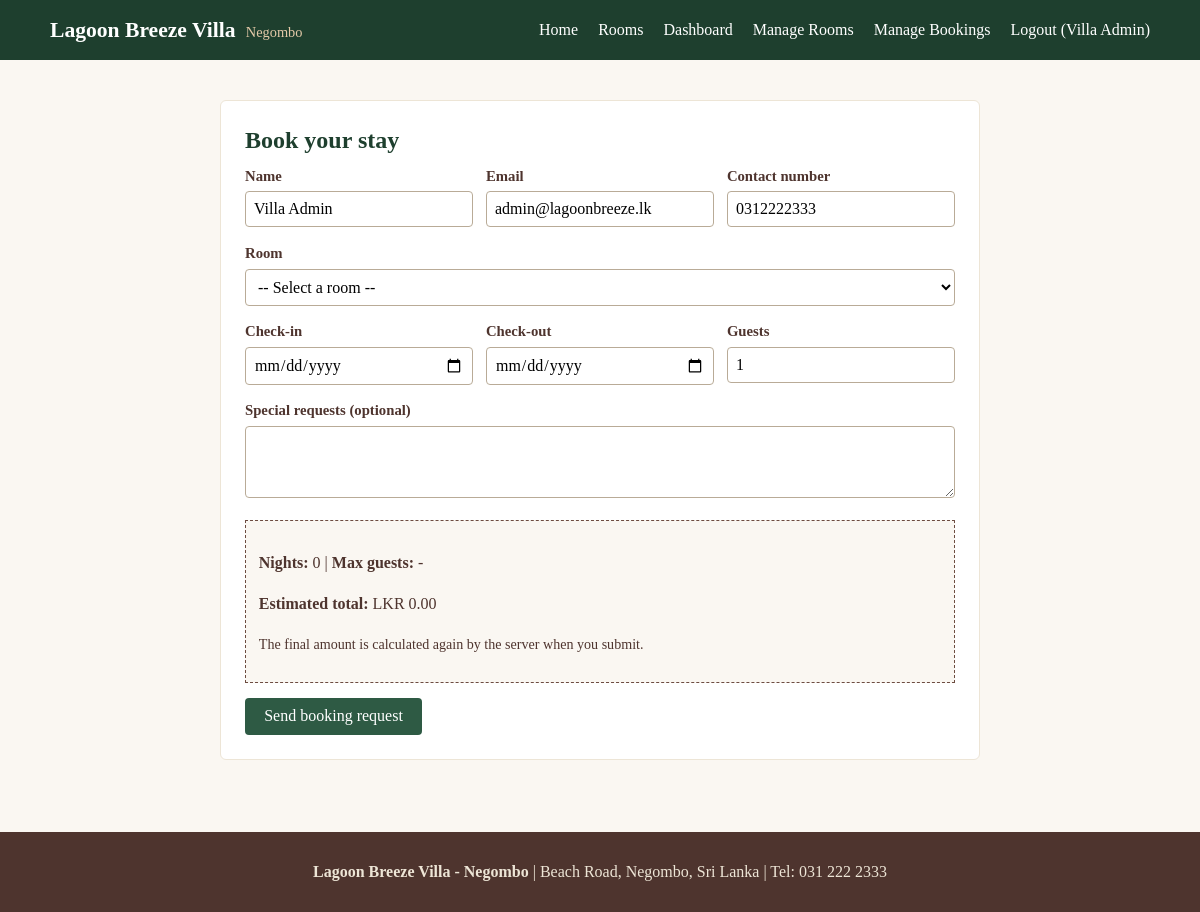
Screenshot of /booking.php (signed in) with the database file from the repository.
### tables this page shows
CREATE TABLE users (
  id INT AUTO_INCREMENT PRIMARY KEY,
  full_name VARCHAR(100) NOT NULL,
  email VARCHAR(120) NOT NULL UNIQUE,
  phone VARCHAR(20) NOT NULL,
  password_hash VARCHAR(255) NOT NULL,
  role ENUM('guest','admin') NOT NULL DEFAULT 'guest',
  created_at TIMESTAMP DEFAULT CURRENT_TIMESTAMP
);

### includes/db.php (called while the page is built, shortened)
<?php
function e($text) {
    return htmlspecialchars((string)$text, ENT_QUOTES, 'UTF-8');
}
    ?>

### booking.php (the view, shortened to what this page needs)
<?php
require_once 'includes/db.php';
$stmt = $pdo->prepare("SELECT full_name, email, phone FROM users WHERE id = ?");
$stmt->execute([$_SESSION['user_id']]);
$guest = $stmt->fetch();
$src = ($_SERVER['REQUEST_METHOD'] === 'POST') ? $_POST : $_GET;
$check_in  = trim($src['check_in'] ?? '');
$check_out = trim($src['check_out'] ?? '');
$guests    = (int)($src['guests'] ?? 1);
$requests  = trim($src['special_requests'] ?? '');
include 'includes/header.php';
?>
<section>
    <div class="container">
        <div class="form-box wide">
            <h1>Book your stay</h1>
            <form method="post" action="booking.php" id="booking-form">
                <div class="row">
                    <div class="field"><label>Name</label><input type="text" value="<?php echo e($guest['full_name']); ?>" readonly></div>
                    <div class="field"><label>Email</label><input type="text" value="<?php echo e($guest['email']); ?>" readonly></div>
                    <div class="field"><label>Contact number</label><input type="text" value="<?php echo e($guest['phone']); ?>" readonly></div>
                </div>
                <div class="field">
                    <label for="room_id">Room</label>
                    <select id="room_id" name="room_id" required>
                        <option value="">-- Select a room --</option>
                    </select>
                </div>
                <div class="row">
                    <div class="field"><label for="check_in">Check-in</label><input type="date" id="check_in" name="check_in" value="<?php echo e($check_in); ?>" required></div>
                    <div class="field"><label for="check_out">Check-out</label><input type="date" id="check_out" name="check_out" value="<?php echo e($check_out); ?>" required></div>
                    <div class="field"><label for="guests">Guests</label><input type="number" id="guests" name="guests" min="1" value="<?php echo $guests; ?>" required></div>
                </div>
                <div class="field">
                    <label for="special_requests">Special requests (optional)</label>
                    <textarea id="special_requests" name="special_requests" rows="3" maxlength="500"><?php echo e($requests); ?></textarea>
                </div>
                <div class="summary-box">
                    <p><strong>Nights:</strong> <span id="sum-nights">0</span> |
                       <strong>Max guests:</strong> <span id="sum-max">-</span></p>
                    <p><strong>Estimated total:</strong> <span id="sum-total">LKR 0.00</span></p>
                    <p class="small">The final amount is calculated again by the server when you submit.</p>
                </div>
                <button class="btn" type="submit">Send booking request</button>
            </form>
        </div>
    </div>
</section>
<?php include 'includes/footer.php'; ?>

### css/style.css (style rules this page uses)
:root { --green: #2E5A44; --green-dark: #1E3F2E; --teak: #6D4C41; --teak-dark: #4E342E; --sand: #FAF7F2; --sand-dark: #EDE5D6; }
* { box-sizing: border-box; }
body { margin: 0; font-family: Georgia, "Times New Roman", serif; background: var(--sand); color: var(--teak-dark); line-height: 1.6; }
h1, h2, h3 { color: var(--green-dark); line-height: 1.25; margin: 0 0 .6rem; }
.container { width: 92%; max-width: 1100px; margin: 0 auto; }
.small { font-size: .88rem; }
section { padding: 2.5rem 0; }
.btn { display: inline-block; background: var(--green); color: #fff !important; border: 0; padding: .6rem 1.2rem; border-radius: 4px; text-decoration: none !important; cursor: pointer; font-size: 1rem; font-family: inherit; }
.search-bar, .form-box { background: #fff; border: 1px solid var(--sand-dark); border-radius: 6px; padding: 1rem 1.2rem; }
.form-box { max-width: 560px; margin: 0 auto; padding: 1.5rem; }
.form-box.wide { max-width: 760px; }
label { display: block; font-weight: bold; font-size: .92rem; margin-bottom: .2rem; }
input, select, textarea { width: 100%; padding: .5rem; border: 1px solid #b9ab97; border-radius: 4px; font-family: inherit; font-size: 1rem; background: #fff; }
.field { margin-bottom: .9rem; flex: 1; min-width: 150px; }
.row { display: flex; gap: .8rem; flex-wrap: wrap; }
.summary-box { background: var(--sand); border: 1px dashed var(--teak); padding: .8rem; margin-bottom: .9rem; }

### rows the page displays
users: full_name "Villa Admin", email "admin@lagoonbreeze.lk", phone "0312222333"

### other values shown
$_SESSION['name'] "Villa Admin"
